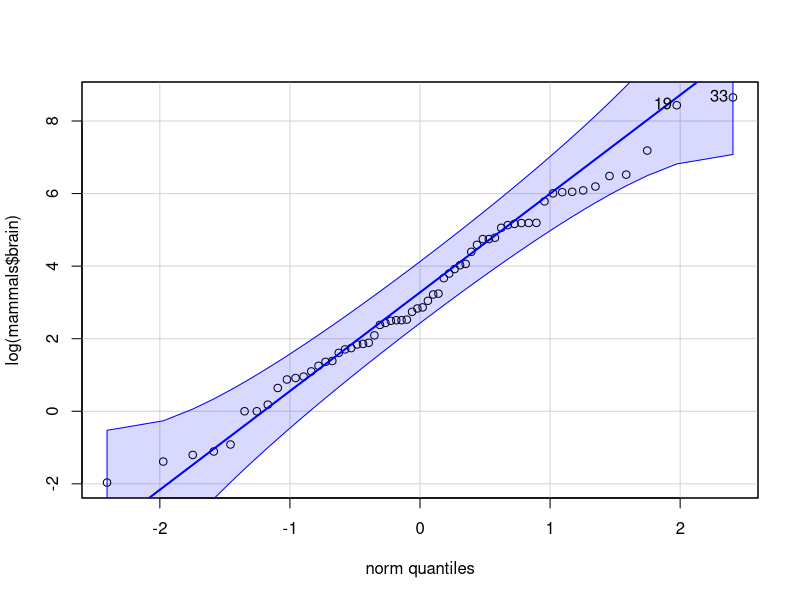
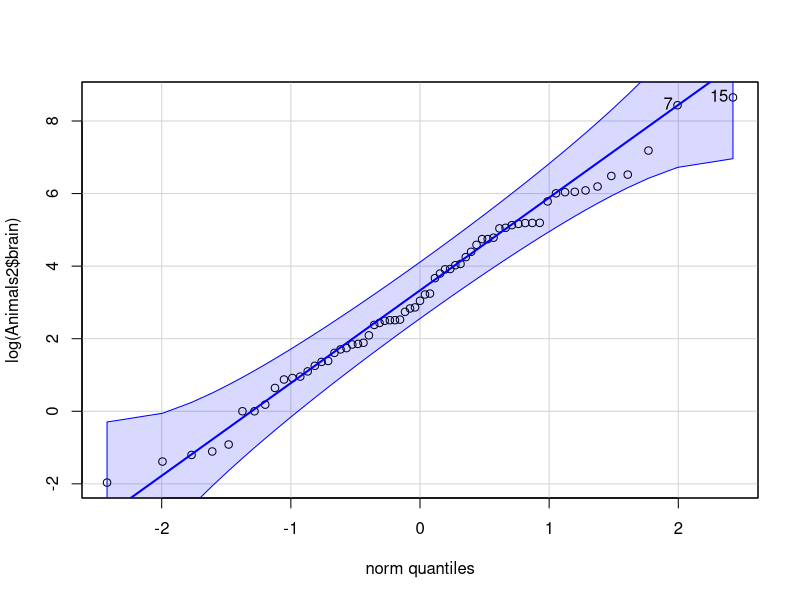
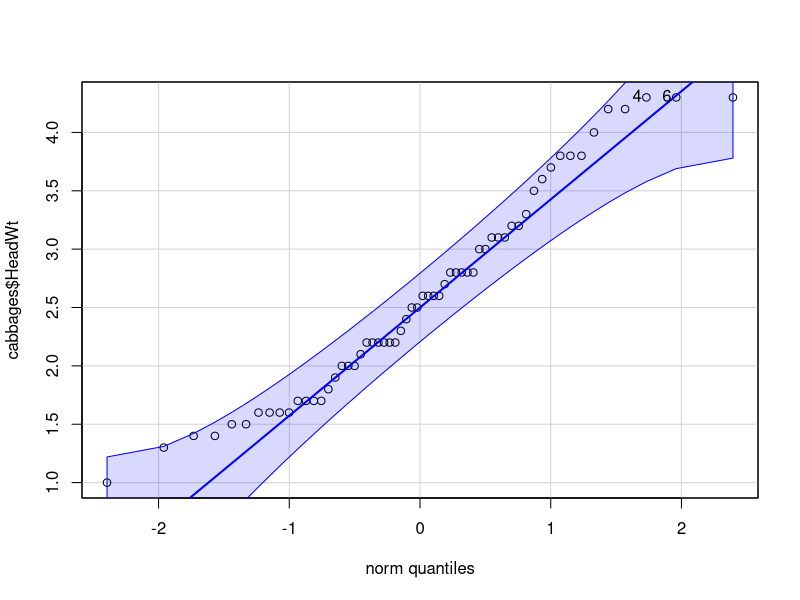
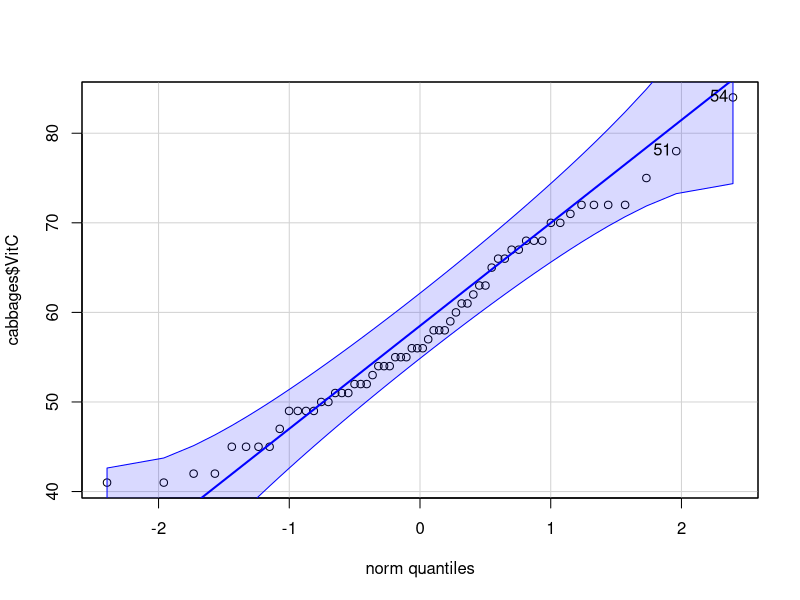
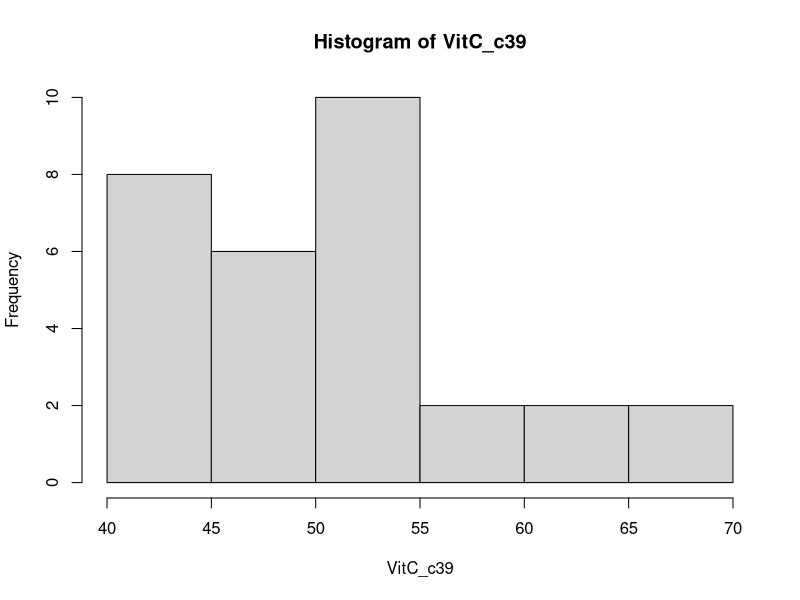
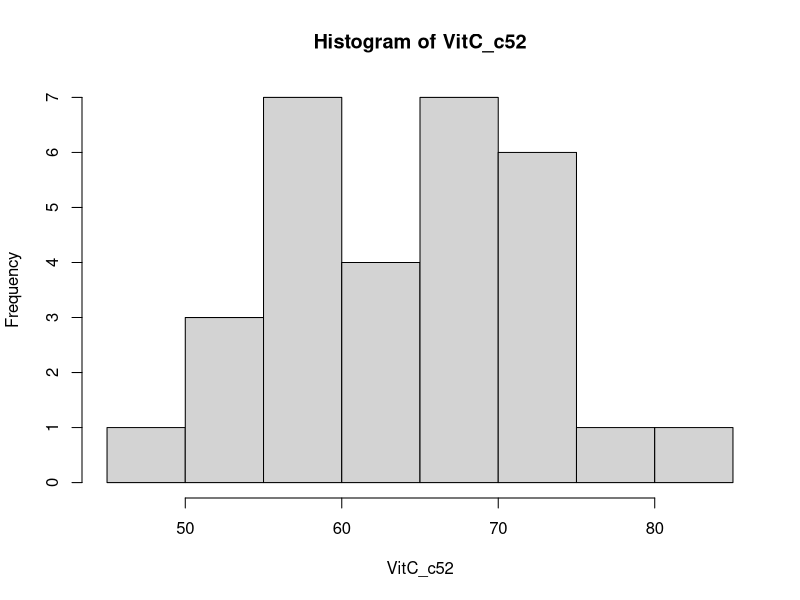
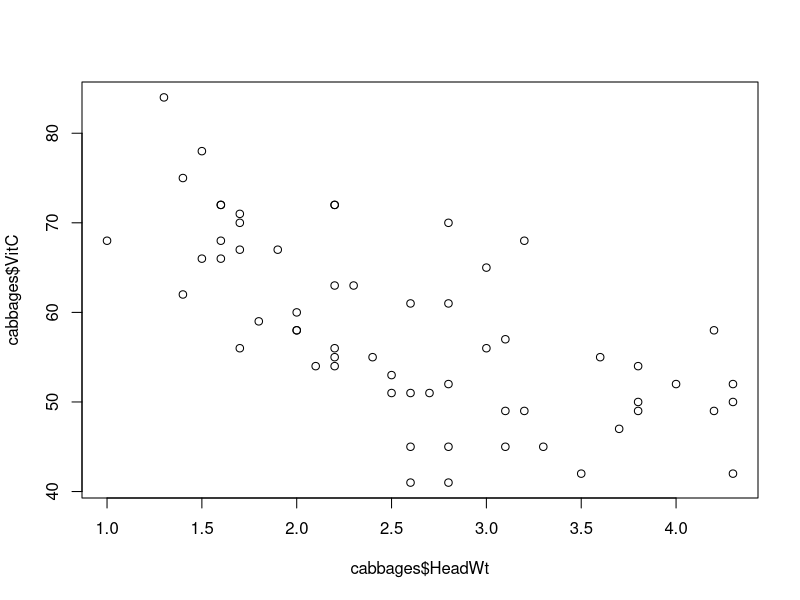
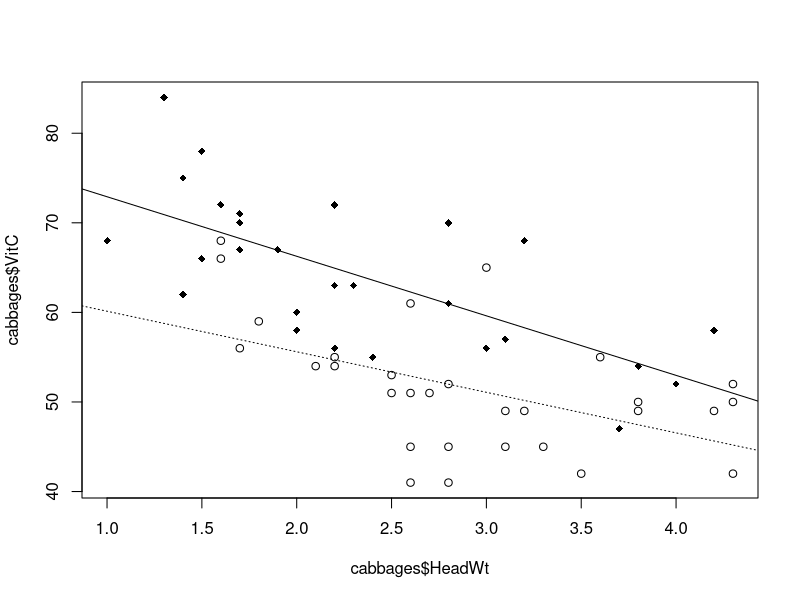

Recreate these plots in R, in order.
## ---- chunk 1

# CONFIGURACIÓN GENERAL
library(knitr)
options(width = 100)
# Opciones generales chunks

## PARA GENERAR SOLO LOS ENUNCIADO include=FALSE
#opts_chunk$set(echo=F,message = F, error = F, warning = F, comment = NA, fig.align = 'center', dpi = 100, tidy = F, cache.path = '.cache/', fig.path = './figure/', include=FALSE)

## PARA Incluir la soluciones SOLO LOS ENUNCIADO include=TRUE
opts_chunk$set(echo=T,message = F, error = F, warning = F, comment = NA, fig.align = 'center', dpi = 100, tidy = F, cache.path = '.cache/', fig.path = './figure/', include=TRUE)


#options(xtable.type = 'html')
knit_hooks$set(inline = function(x) {
  
  if(is.numeric(x)) {
    round(x, getOption('digits'))
  } else {
    paste(as.character(x), collapse = ', ')
  }
})
#knit_hooks$set(plot = knitr:::hook_plot_html)
## ---- chunk 2
# Especificamos las librerías necesarias en esta lista

packages = c("MASS","knitr","tidyverse","robustbase","car")

#use this function to check if each package is on the local machine
#if a package is installed, it will be loaded
#if any are not, the missing package(s) will be installed and loaded
package.check <- lapply(packages, FUN = function(x) {
  if (!require(x, character.only = TRUE)) {
    install.packages(x, dependencies = TRUE)
    library(x, character.only = TRUE)
  }
})

#verify they are loaded
#search()

## ---- chunk 3
install.packages("MASS")
install.packages("robustbase")
## ---- chunk 4
library(MASS)
library(robustbase)

#Mammals

dim(mammals)
head(mammals)
tail(mammals)
str(mammals)

#Animals2

dim(Animals2)
head(Animals2)
tail(Animals2)
str(Animals2)

#Mostramos el nombre de las filas

rownames(mammals)
rownames(Animals2)

#Mostramos el nombre de las columnas

colnames(mammals)
colnames(Animals2)
## ---- chunk 5
mammals_1<-row.names(mammals)
Animals2_1<-row.names(Animals2)
commonAnimals<-intersect(mammals_1, Animals2_1)
print(commonAnimals)
## ---- chunk 6
mammals_2<-setdiff(mammals_1, commonAnimals)

print(mammals_2)# En el conjunto mammals hay 4 animales que no están en el otro conjunto.

Animals2_2<-setdiff(Animals2_1, commonAnimals)

print(Animals2_2)# En el conjunto Animals2 hay 7 animales que no están en el otro conjunto.

## ---- chunk 7
setdiff(mammals_2, Animals2_2)
setdiff(Animals2_2, mammals_2)
## ---- chunk 8
library(MASS)
library(robustbase)
qqPlot(log(mammals$brain))
qqPlot(log(Animals2$brain))

#Presentan un comportamineto parecido pero no igual, podemos aseguar al 95% que se tratan de distribuciones gaussianas
## ---- chunk 9
#a)
libReturn <- library()
str(libReturn)

#b)
head(libReturn$results[1:5])

#c)
summary(library())
#Hay un total de 645 ibrerias instaladas
## ---- chunk 10

#a)Importación

library(MASS)
head(cabbages)
dim(cabbages)
tail(cabbages)
str(cabbages)


#b) 
any(is.na(cabbages))
colSums(sapply(cabbages, is.na))
#No hay valores perdidos por lo que el número de valores perdidos es 


#c)

head(Chile)
dim(Chile)
tail(Chile)
str(Chile)

any(is.na(Chile))
colSums(sapply(Chile, is.na))


#d)

summary(cabbages)
summary(Chile)


## ---- chunk 11

qqPlot(cabbages$HeadWt)
qqPlot(cabbages$VitC)

#Si que verifican esta condición

## ---- chunk 12

VitC_c39<-cabbages[cabbages$Cult=="c39", 4]
VitC_c52<-cabbages[cabbages$Cult=="c52", 4]

hist(VitC_c39)
hist(VitC_c52)

#Existen diferencias en los histogramas, por lo que existen diferencias en las vitaminas.
## ---- chunk 13
plot(cabbages$VitC ~ cabbages$HeadWt) 

#No parece que exista una recta que se pueda adaptar tan bien a este modelo como en el anterior

plot(cabbages$VitC ~ cabbages$HeadWt, pch=c(1,18)[cabbages$Cult])

Model_c39<-lm(cabbages$VitC ~ cabbages$HeadWt, data=cabbages, subset=which(Cult=="c39"))

Model_c52<-lm(cabbages$VitC ~ cabbages$HeadWt, data=cabbages, subset=which(Cult=="c52"))

abline(Model_c39, lty=3)

abline(Model_c52)



#Los puntos negros representan a c39 y los blancos a c52








## ---- chunk 14

summary(Model_c39)
summary(Model_c52)

lm(Model_c39)
lm(Model_c52)
